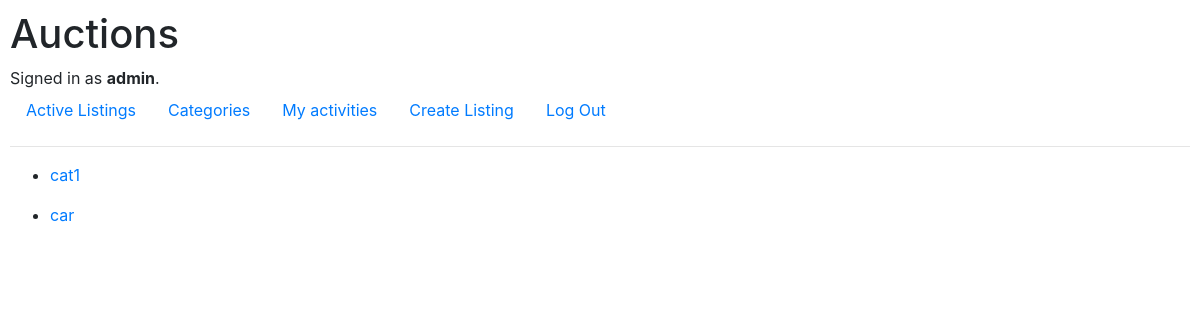
The page /categories (signed in) on the database as committed earlier.
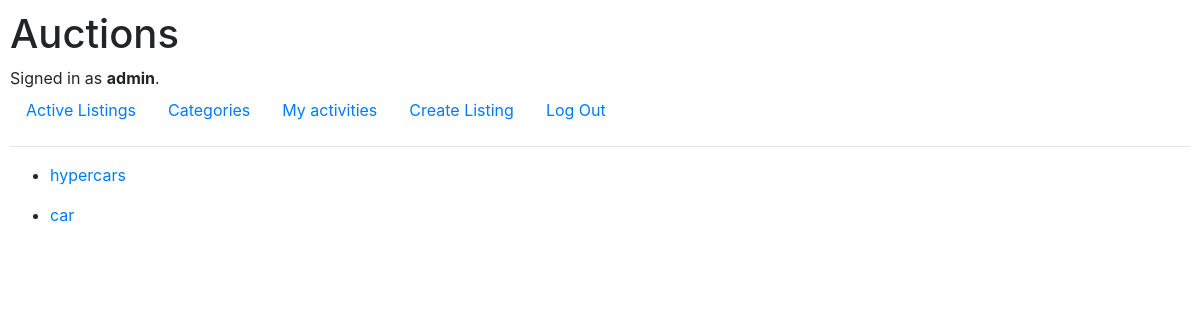
The same page on the database as committed later.
### auctions/models.py (models this page shows, shortened)
class Category(models.Model):
    title = models.CharField(max_length=100)
    class Meta:
        verbose_name_plural = 'Catagories'

### auctions/views.py (the view)
# urls.py: path('categories', views.categories, name='categories'),
def categories(request):
    categories = Category.objects.all()
    return render(request, 'auctions/list_categories.html', {
        'categories': categories
    })

### auctions/templates/auctions/list_categories.html
{% extends "auctions/layout.html" %}
{% block body %}
    <div>
        {% for category in categories %}
            <ul>
                <li><a href="{% url 'category' category.id %}">{{ category.title }}</a></li>
            </ul>
        {% endfor %}
    </div>
{% endblock %}

Rows that differ between the two databases and show on the page:
changed Category: title "cat1" → "hypercars"
